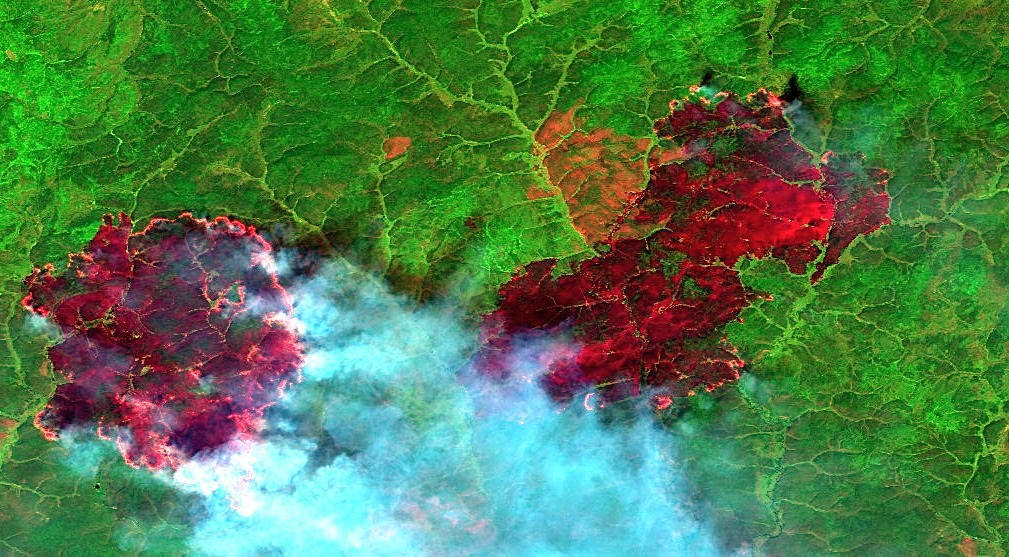
#> input picture samples/ic/1.jpg, 1009 x 557 px, given in place of 1.mp4, which was not available
$ python show_vids.py
#> lines starting #> are read from the running program, lines starting #| are printed output that depends on the picture; after the words box and inside, x2 and y2 are one past the last pixel; in counts of white or black regions, pixels touching at a corner belong together; pictures that were not available may be replaced by others from this repository, and a replacement may not be noted
#> further down, frame is the input picture: shape (557, 1009, 3); mean B, G, R 74.7, 123.3, 78.4
### utils.py
import cv2
import numpy as np
import sys
from os import listdir
from os.path import isfile, join


# TODO
def get_files_list(file_path):
    files = [join(file_path, f) for f in listdir(file_path) if isfile(join(file_path, f))]
    return files

def _find_by_color(img: np.uint8, low: tuple, high: tuple) -> (np.uint8, tuple):
    """
    _find_by_color возвращает маску и контуры объекта определенного цвета
    Находит объекты по промежуткам в пространстве HSV

    Возвращает:
    ____________
        img_mask: np.uint8 - двумерный массив маски изображения
        cont: tuple of arrays - возвращает кортеж контуров, найденных по цвету на изображении

    Атрибуты:
    _________
    img: np.uint8 -  массив изображения (цветовое пространство BGR)

    low: tuple - минимальное значение порога;  кортеж из 3-х значений, каждое значение в промежутке 0-255

    high: tuple - максимальное значение порога; кортеж из 3-х значений, каждое значение в промежутке 0-255
                        каждое значение кортежа high должно быть больше соответствующего ему по индеску кортежа low
                        high[0] > low[0], high[1] > low[1], high[2] > low[2]


    """
#> called with low = (0, 70, 70), high = (50, 255, 255)
    img_blur = cv2.blur(img, (10, 10))
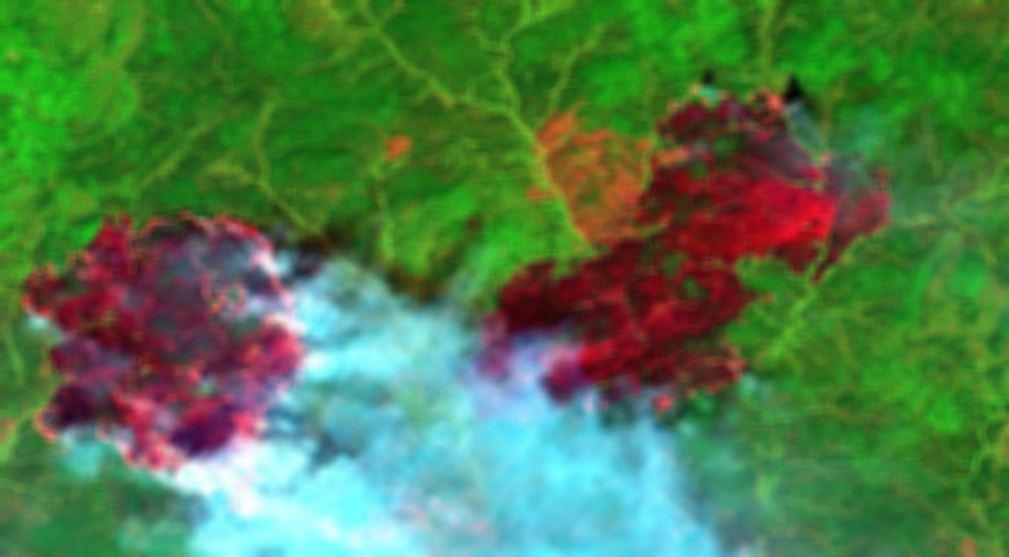
#> img_blur: shape (557, 1009, 3); mean B, G, R 74.6, 123.2, 78.3

    img_hsv = cv2.cvtColor(img_blur, cv2.COLOR_BGR2HSV )
#> img_hsv: shape (557, 1009, 3); mean H, S, V 72.8, 163.5, 138.5

    img_mask = cv2.inRange(img_hsv, low, high)
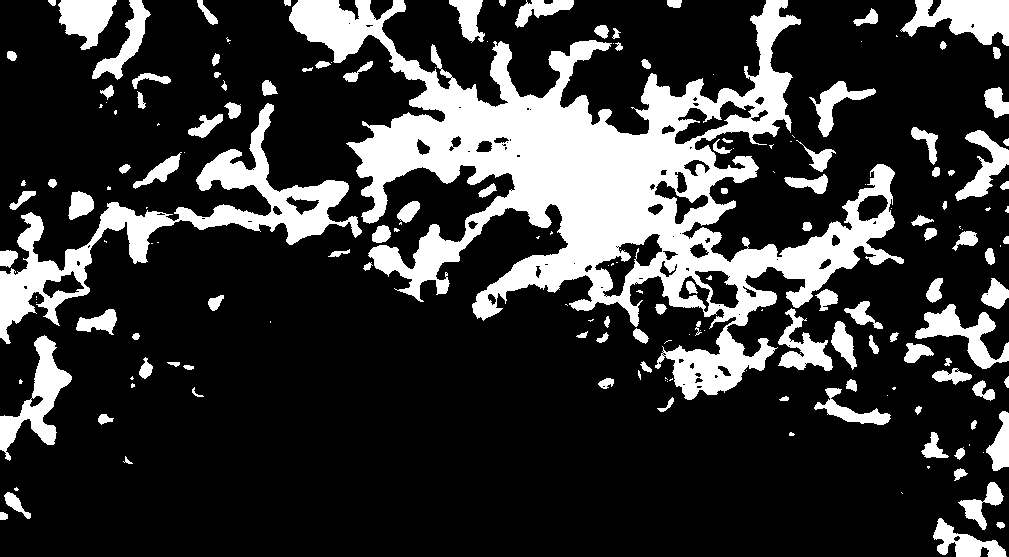
#> img_mask: shape (557, 1009); 21.7% white; 181 white regions (69 under 20 px)

    cont, h = cv2.findContours( img_mask, cv2.RETR_TREE,
                                                  cv2.CHAIN_APPROX_SIMPLE )
#> cont = 290 contours, 143 with area under 20; largest, box (x1, y1, x2, y2) and area: (289, 0, 904, 400) 77487, (0, 103, 362, 344) 13691, (900, 0, 1009, 46) 2902, (0, 335, 72, 461) 2870, (915, 304, 1009, 369) 1934; h = 290 rows, first 6: [1, -1, -1, -1], [3, 0, 2, -1], [-1, -1, -1, 1], [4, 1, -1, -1], [5, 3, -1, -1], [6, 4, -1, -1]
    return img_mask, cont

def get_center_of_ignition(img: np.uint8) -> (np.uint8, tuple):
    return _find_by_color(img, (0,70, 70),
                                                 (50, 255, 255) )

def get_center_of_ignition_ic(img: np.uint8) -> (np.uint8, tuple):
    return _find_by_color(img, (0,70, 70),
                                                (30, 255, 255) )

def  get_smoke():
    pass

### show_vids.py
"""
    Скрипт определения лесных пожаров на видео потоке по цвету

    Для завершения работы нажать ESC или закрыть этот терминал
    КРЕСТИК В ОКНЕ С ВИДЕО НЕ РАБОТАЕТ! ЭТО НОРМА

    Для отображения/сокрытия слоя найденных объектов нажать ПРОБЕЛ


██ ▇▇ ▆ ▅ ▄ ▃ ▂ ▁▁▁ ▂ ▃ ▄ ▅ ▆ ▇▇ █▉
▉                                 ▉
▉         made by i-sergh         ▉
▉                                 ▉
▉ https://www.github.com/i-sergh/ ▉
▍     ▐             ▐             ▐
     ▏       ▐         ▐    ▐
▏          ▏      ▏      ▏    ▏  ▏
   ▏   ▏        ▏   ▏

"""

import cv2
import numpy as np
import sys
from os import system

from utils import  get_center_of_ignition

print(sys.path)

system('color a')
system('cls')
print(__doc__)

PATH = 'samples/vids/1.mp4'

ERR_COUNTER = 0

SHOW_FIRE_LAYER = True

cap = cv2.VideoCapture(PATH)


while True:
    tr, frame = cap.read()

    # if video ends
    if not tr:
        cap = cv2.VideoCapture(PATH)
        tr, frame = cap.read()
        # if actually no video
        if not tr:
            print('err: video reading error!\nno video in the path ' +  sys.path[0] + '\\' + '\\'.join(PATH.split('/')), file=sys.stderr)
            print('try to create in folder ' +'"'+ sys.path[0].split('\\')[-1] + '"', end='', file=sys.stderr)
            print(' path ' +'"'+ '\\'.join(PATH.split('/')[:-1]) + '"', end='', file=sys.stderr)
            print(', put your video here and rename it like ' +'"' + PATH.split('/')[-1] + '"', end='\n\n', file=sys.stderr)
            ERR_COUNTER += 1
            if ERR_COUNTER == 10:
                break
            continue

    ERR_COUNTER = 0

    mask, cont = get_center_of_ignition(frame)

    if SHOW_FIRE_LAYER:
        frame[mask==255] = (0,255,0)
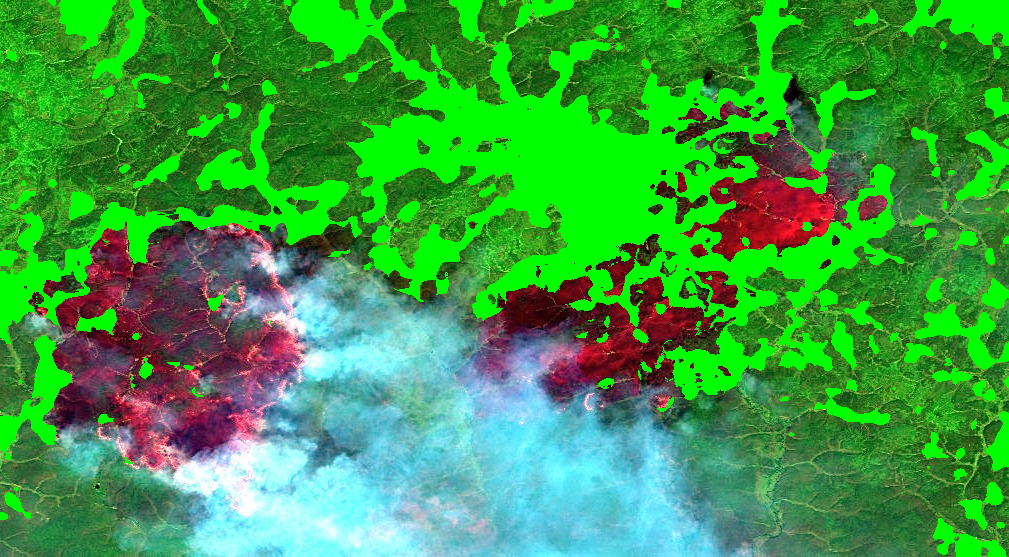
#> frame: shape (557, 1009, 3); mean B, G, R 67.1, 156.7, 59.2

    cv2.imshow('forest fire', frame)
    #cv2.imshow('forest fire mask', mask)

    key = cv2.waitKey(1)
#> (key Esc is pressed here)

    if key == 27:
        break
    if key == 32:
        SHOW_FIRE_LAYER = not SHOW_FIRE_LAYER

cv2.destroyAllWindows()

$ run again, on samples/ic/2.jpg
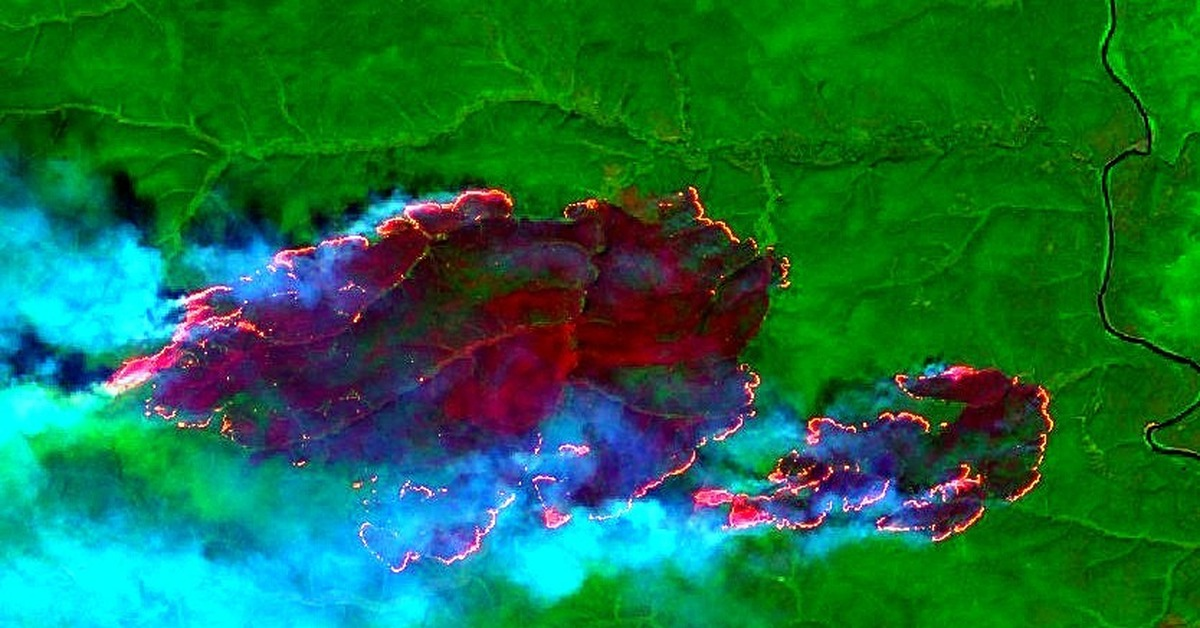
#> input picture samples/ic/2.jpg, 1200 x 628 px, given in place of 1.mp4, which was not available
#> frame is the input picture: shape (628, 1200, 3); mean B, G, R 63.6, 111, 22.6
#> img_hsv: shape (628, 1200, 3); mean H, S, V 79.2, 225.7, 128.7
#> in _find_by_color, `img_mask = cv2.inRange(img_hsv, low, high)`:
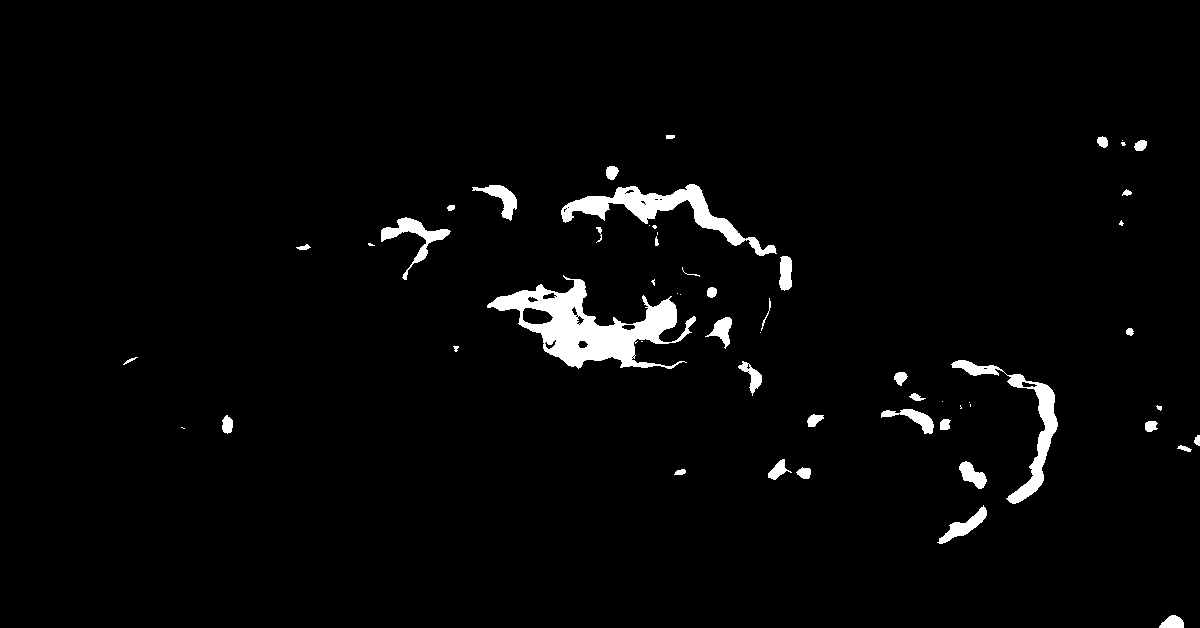
#> img_mask: shape (628, 1200); 2.6% white; 56 white regions (17 under 20 px)
#> in _find_by_color, `cont, h = cv2.findContours( img_mask, cv2.RETR_TREE, cv2.CHAIN_APPROX_..`: cont = 83 contours, 40 with area under 20; largest, box (x1, y1, x2, y2) and area: (487, 275, 696, 369) 7566, (561, 184, 777, 256) 3400, (951, 360, 1058, 504) 2222, (381, 217, 451, 280) 892, (937, 505, 987, 544) 535; h = 83 rows, first 6: [1, -1, -1, -1], [2, 0, -1, -1], [3, 1, -1, -1], [4, 2, -1, -1], [5, 3, -1, -1], [6, 4, -1, -1]
#> `frame[mask==255] = (0,255,0)`:
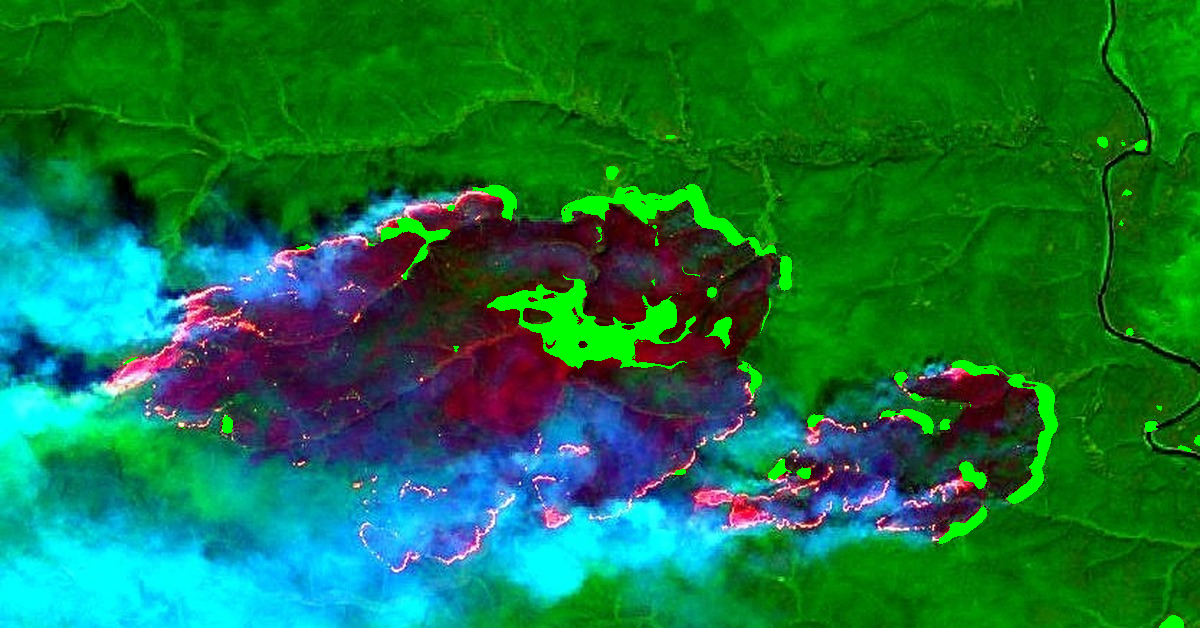
#> frame: shape (628, 1200, 3); 2.65% of pixels changed, all inside (x1, y1, x2, y2) = (123, 135, 1200, 628)
